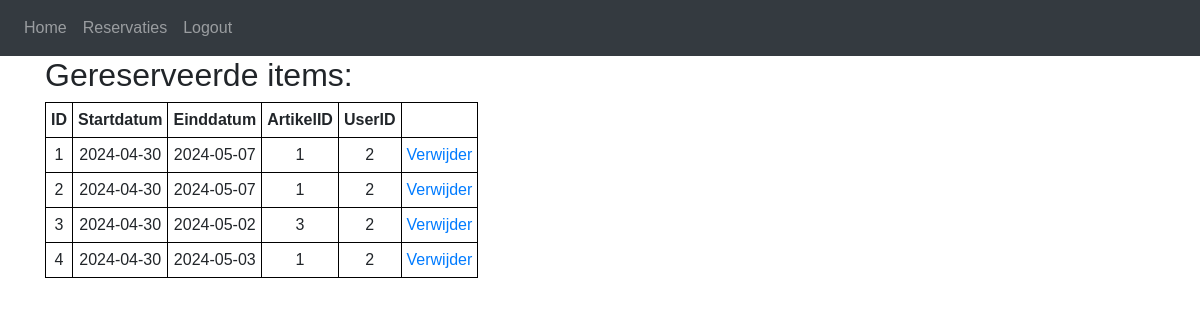
Page /userartikels (signed in) on the earlier database version.
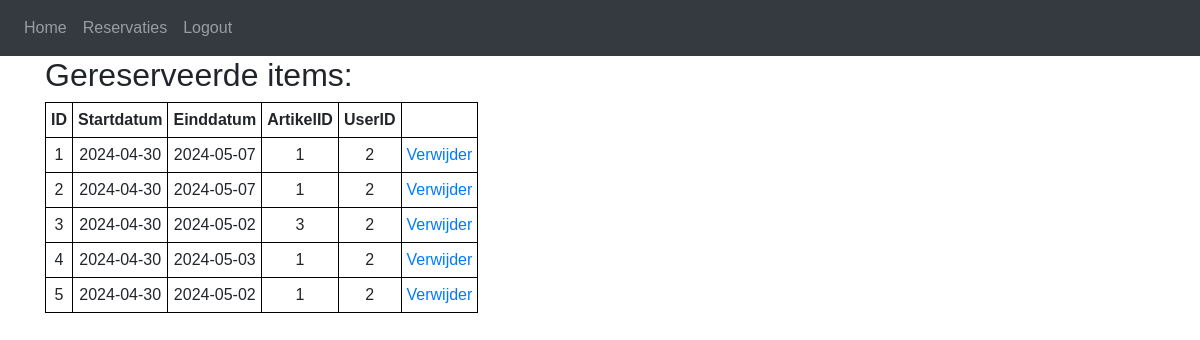
Same page on the later database version.
### website/models.py (models this page shows)
class Uitlening(db.Model):
    id = db.Column(db.Integer, primary_key=True)
    user_id = db.Column(db.Integer, db.ForeignKey('user.id'))
    artikel_id = db.Column(db.Integer, db.ForeignKey('artikel.id'))
    start_date = db.Column(db.Date)
    end_date = db.Column(db.Date)
    artikel = db.relationship('Artikel')
    user = db.relationship('User')

### website/views.py (the view)
@views.route('/userartikels')
@login_required
def reservaties():
    uitleningen = Uitlening.query.filter_by(user_id = current_user.id).all()
    artikels = Artikel.query.all()
    return render_template('userartikels.html', uitleningen = uitleningen, user=current_user, artikels = artikels)

### website/__init__.py (called while the page is built)
def create_app():
    app = Flask(__name__)
    app.config['SECRET_KEY'] = 'programmingproject'
    app.config['SQLALCHEMY_DATABASE_URI'] = f'sqlite:///{DB_NAME}'
    db.init_app(app)
    from .views import views
    from .auth import auth
    app.register_blueprint(views, url_prefix='/')
    app.register_blueprint(auth, url_prefix='/')
    from .models import User, Artikel
    login_manager = LoginManager()
    login_manager.login_view = 'auth.login'
    login_manager.init_app(app)
    @login_manager.user_loader
    def load_user(id):
        return User.query.get(int(id))
    return app

### website/templates/userartikels.html
{% extends "base.html" %} {% block title %}Reservaties{% endblock %} {% block
content %}
<h2>Gereserveerde items:</h2>
<table class="tabel">
  <tr>
    <th>ID</th>
    <th>Startdatum</th>
    <th>Einddatum</th>
    <th>ArtikelID</th>
    <th>UserID</th>
    <th></th>
  </tr>
  {% for uitlening in uitleningen %}
  <tr>
    <td>{{ uitlening.id }}</td>
    <td>{{ uitlening.start_date }}</td>
    <td>{{ uitlening.end_date }}</td>
    <td>{{ uitlening.artikel_id }}</td>
    <td>{{ uitlening.user_id }}</td>
    <td><a href="/verwijder/{{ uitlening.id }}">Verwijder</a></td>
  </tr>
  {% endfor %}
</table>
{% endblock %}

### website/templates/base.html (shortened to what this page needs)
<!DOCTYPE html>
<head lang="en">
  <link
    rel="stylesheet"
    href="https://cdn.jsdelivr.net/npm/bootstrap@4.4.1/dist/css/bootstrap.min.css"
  />
  <link
    rel="stylesheet"
    href="https://cdn.jsdelivr.net/npm/@fortawesome/fontawesome-free@6.4.2/css/fontawesome.min.css"
  />
  <link
    rel="stylesheet"
    href="https://cdn.jsdelivr.net/npm/bootstrap-icons@1.3.0/font/bootstrap-icons.css"
  />
  <link
    rel="stylesheet"
    href="https://cdn.jsdelivr.net/npm/flatpickr/dist/flatpickr.min.css"
  />
  <link rel="stylesheet" href="{{ url_for('static', filename='style.css') }}" />
</head>
<body>
  <nav class="navbar navbar-expand-lg navbar-dark bg-dark">
    <div class="collapse navbar-collapse" id="navbar">
      <div class="navbar-nav">
        {% if user.is_authenticated %}
        <a class="nav-item nav-link" id="home" href="/">Home</a>
        <a class="nav-item nav-link" id="reservaties" href="/userartikels"
          >Reservaties</a
        >
        <a class="nav-item nav-link" id="logout" href="/logout">Logout</a>
        {% else %}
        <a class="nav-item nav-link" id="login" href="/login">Login</a>
        <a class="nav-item nav-link" id="signUp" href="/sign-up">Sign Up</a>
        {% endif %}
      </div>
    </div>
  </nav>
  <div class="container">{% block content %} {% endblock %}</div>
</body>

### website/static/style.css (style rules this page uses)
body { font-family: sans-serif; }
.tabel { border-collapse: collapse; }
.tabel th, .tabel td { border: 1px solid black; padding: 5px; text-align: center; }

Differences in the rows shown:
added Uitlening: id "5", start_date "2024-04-30", end_date "2024-05-02", artikel_id "1", user_id "2"
